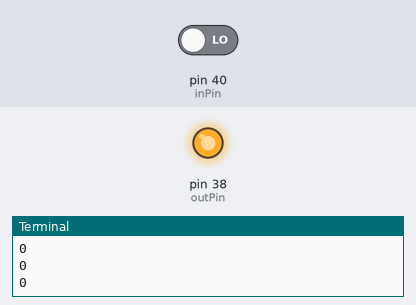
The program below on a simulated Raspberry Pi (header pin numbers). Parts: output pins drawn as LEDs (lit = HIGH), the last lines printed to the terminal. The test bench sets the inputs (shaded band); at power-on: pin 40 (inPin) LOW.

Above: at 1.2 s.
1.3 s: pin 40 (inPin) driven HIGH
At 2.2 s:
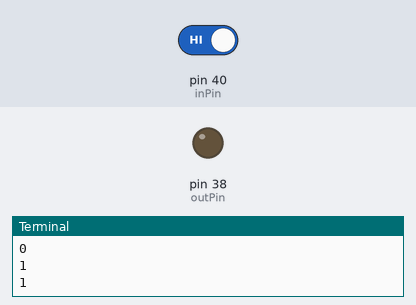
3.0 s: pin 40 (inPin) driven LOW
At 3.4 s:
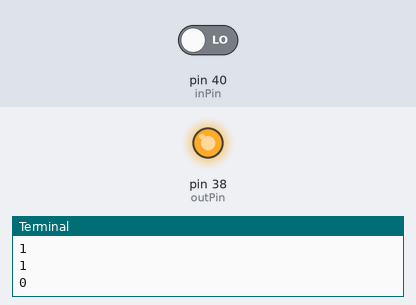
Timing chart, 0 to 6.0 s (numbered marks = the images above; inputs shaded):
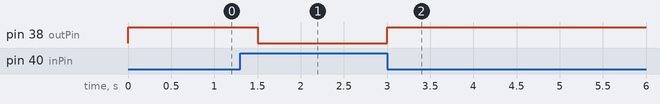

Measured:
- after the input at 1.3 s, pin 38 (outPin): HIGH → LOW after 0.20 s
- after the input at 3.0 s, pin 38 (outPin): LOW → HIGH at once

The program:

GPIOMomentaryHoldButton.py
```python
import RPi.GPIO as gpio
from time import sleep
gpio.setmode(gpio.BOARD)

inPin = 40
outPin = 38
delay=.5
setVal = True;
gpio.setup(inPin,gpio.IN)
gpio.setup(outPin, gpio.OUT)
try:
    while True:
        readVal = gpio.input(inPin)
        if readVal == 1:
            setVal = not readVal
            gpio.output(outPin, setVal)
        if readVal == 0:
            setVal = not readVal
            gpio.output(outPin, setVal)
        print(readVal)
        sleep(delay)
except KeyboardInterrupt:
    gpio.cleanup()
```
